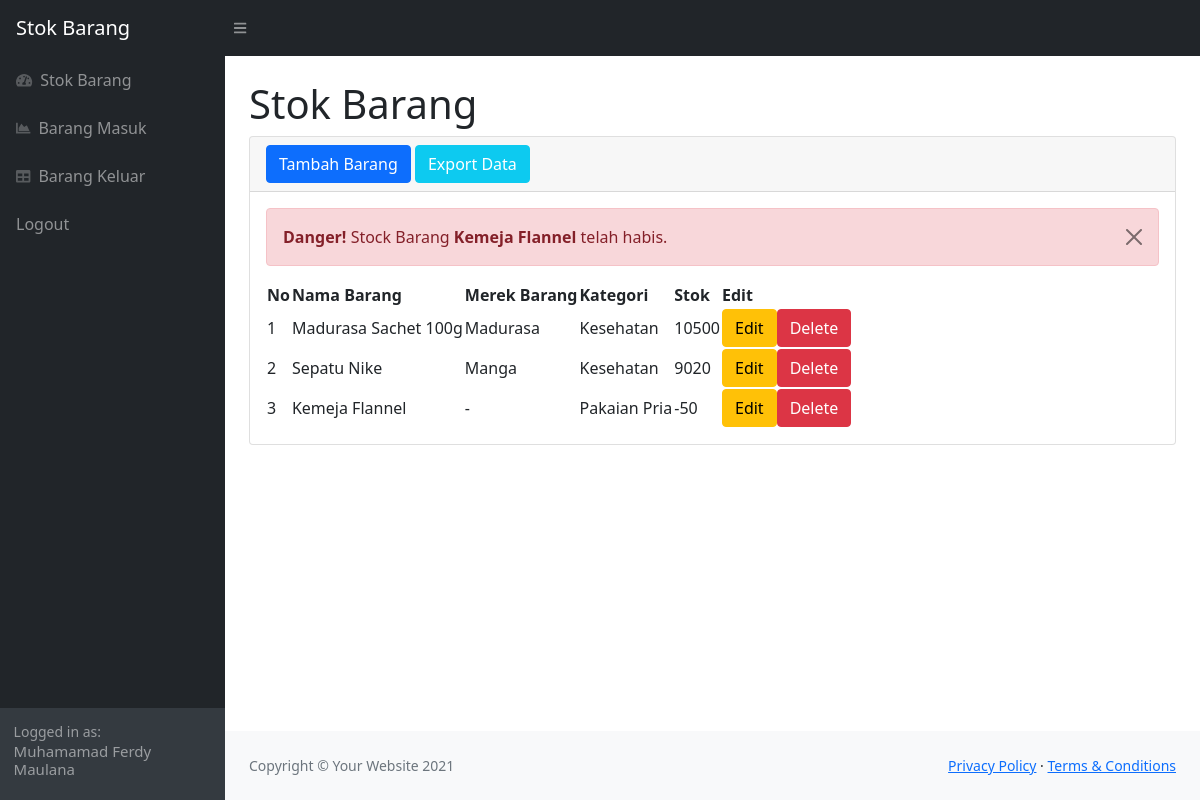
Screenshot of /index.php (signed in) with the database file from the repository.
### tables this page shows
CREATE TABLE `stok` (
  `idbarang` int(11) NOT NULL,
  `nama_barang` varchar(255) NOT NULL,
  `deskripsi` varchar(30) NOT NULL,
  `stock` int(11) NOT NULL,
  `merek_barang` varchar(255) NOT NULL
);

### index.php (the view, shortened to what this page needs)
<?php
require 'function.php';
$id = $_SESSION["iduser"];
?>
<!DOCTYPE html>
<html lang="en">
<head>
    <link href="https://cdn.jsdelivr.net/npm/simple-datatables@latest/dist/style.css" rel="stylesheet" />
    <link href="css/styles.css" rel="stylesheet" />
</head>
<body class="sb-nav-fixed">
    <nav class="sb-topnav navbar navbar-expand navbar-dark bg-dark">
        <a class="navbar-brand ps-3" href="index.php">Stok Barang</a>
        <button class="btn btn-link btn-sm order-1 order-lg-0 me-4 me-lg-0" id="sidebarToggle" href="#!"><i class="fas fa-bars"></i></button>
    </nav>
    <div id="layoutSidenav">
        <div id="layoutSidenav_nav">
            <nav class="sb-sidenav accordion sb-sidenav-dark" id="sidenavAccordion">
                <div class="sb-sidenav-menu">
                    <div class="nav">
                        <a class="nav-link" href="index.php">
                            <div class="sb-nav-link-icon"><i class="fas fa-tachometer-alt"></i></div>
                            Stok Barang
                        </a>
                        <a class="nav-link" href="masuk.php">
                            <div class="sb-nav-link-icon"><i class="fas fa-chart-area"></i></div>
                            Barang Masuk
                        </a>
                        <a class="nav-link" href="keluar.php">
                            <div class="sb-nav-link-icon"><i class="fas fa-table"></i></div>
                            Barang Keluar
                        </a>
                        <a class="nav-link" href="logout.php">
                            Logout
                        </a>
                    </div>
                </div>
                <div class="sb-sidenav-footer">
                    <div class="small">Logged in as:</div>
                    <?php
                    $ambilnamauser = mysqli_query($conn, "SELECT * FROM login WHERE iduser = $id");
                    while ($data = mysqli_fetch_array($ambilnamauser)) {
                        $nama_user = $data['nama_user'];
                    }
                    ?>
                    <h6 style="font-size: 15px"><?= $nama_user; ?></h6>
                </div>
            </nav>
        </div>
        <div id="layoutSidenav_content">
            <main>
                <div class="container-fluid px-4">
                    <h1 class="mt-4">Stok Barang</h1>
                    <div class="card mb-4">
                        <div class="card-header">
                            <button type="button" class="btn btn-primary" data-bs-toggle="modal" data-bs-target="#staticBackdrop">
                                Tambah Barang
                            </button>
                            <a href="export.php" class="btn btn-info" style="color:white">Export Data</a>
                        </div>
                        <div class="card-body">
                            <?php
                            $ambildatastok = mysqli_query($conn, "SELECT  * from stok where stock < 1");
                            while ($fetch = mysqli_fetch_array($ambildatastok)) {
                                $barang = $fetch['nama_barang'];
                            ?>
                                <div class="alert alert-danger alert-dismissible">
                                    <button type="button" class="btn-close" data-bs-dismiss="alert"></button>
                                    <strong>Danger!</strong> Stock Barang <b><?= $barang; ?></b> telah habis.
                                </div>
                            <?php
                            }
                            ?>
                            <table id="datatablesSimple">
                                <thead>
                                    <tr>
                                        <th>No</th>
                                        <th>Nama Barang</th>
                                        <th>Merek Barang</th>
                                        <th>Kategori</th>
                                        <th>Stok</th>
                                        <th>Edit</th>
                                    </tr>
                                </thead>
                                <tbody>
                                    <?php
                                    $ambilsemuadatastok = mysqli_query($conn, "SELECT * FROM stok");
                                    $i = 1;
                                    while ($data = mysqli_fetch_array($ambilsemuadatastok)) {
                                        $nama_barang = $data['nama_barang'];
                                        $deskripsi = $data['deskripsi'];
                                        $merek_barang = $data['merek_barang'];
                                        $stock = $data['stock'];
                                        $idb = $data['idbarang'];
                                        echo '<tr>';
                                        echo '<td>' . $i++ . '</td>';
                                        echo '<td>' . $nama_barang . '</td>';
                                        echo '<td>' . $merek_barang . '</td>';
                                        echo '<td>' . $deskripsi . '</td>';
                                        echo '<td>' . $stock . '</td>';
                                        echo '<td>';
                                        echo '<button type="button" class="btn btn-warning" data-bs-toggle="modal" data-bs-target="#edit' . $idb . '">
                                                    Edit';
                                        echo '</button>';
                                        echo '<button type="button" class="btn btn-danger" data-bs-toggle="modal" data-bs-target="#delete' . $idb . '">
                                                    Delete';
                                        echo '</button>';
                                        echo '</td>';
                                        echo '</tr>';
                                    ?>
                                        <div>
                                        <?php
                                    };
                                        ?>
                                </tbody>
                            </table>
                        </div>
                    </div>
                </div>
            </main>
            <footer class="py-4 bg-light mt-auto">
                <div class="container-fluid px-4">
                    <div class="d-flex align-items-center justify-content-between small">
                        <div class="text-muted">Copyright &copy; Your Website 2021</div>
                        <div>
                            <a href="#">Privacy Policy</a>
                            &middot;
                            <a href="#">Terms &amp; Conditions</a>
                        </div>
                    </div>
                </div>
            </footer>
        </div>
    </div>
</body>
<button type="button" class="btn btn-primary" data-bs-toggle="modal" data-bs-target="#staticBackdrop">
</button>
</html>

### rows the page displays
stok: nama_barang "Kemeja Flannel", merek_barang "-", deskripsi "Pakaian Pria", stock "-50"
stok: nama_barang "Madurasa Sachet 100g", merek_barang "Madurasa", deskripsi "Kesehatan", stock "10500"
stok: nama_barang "Sepatu Nike", merek_barang "Manga", deskripsi "Kesehatan", stock "9020"

### other values shown
$nama_user "Muhamamad Ferdy Maulana"
